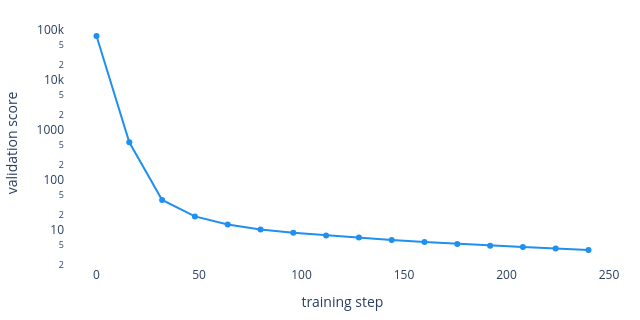

Source (notebook cell):
### Code cell
curve = pd.DataFrame(tracker.records).groupby("step").first()["eval/score"].dropna()

fig = go.Figure(go.Scatter(x=curve.index, y=curve.values, mode="lines+markers", line={"color": "#1f8ff0"}))
fig.update_layout(xaxis_title="training step", yaxis_title="validation score", yaxis_type="log", width=640, height=320,
                  margin={"l": 60, "r": 20, "t": 20, "b": 50}, plot_bgcolor="white")

### Figure 1 — Plotly figure (JSON) as saved in the notebook; plotly's stock layout.template omitted (floating-point values rounded to 4 significant figures)
{"data": [{"line": {"color": "#1f8ff0"}, "mode": "lines+markers", "x": [0, 16, 32, 48, 64, 80, 96, 112, 128, 144, 160, 176, 192, 208, 224, 240], "y": [76390.0, 565.3, 39.38, 18.43, 12.66, 10.11, 8.692, 7.674, 6.952, 6.189, 5.647, 5.172, 4.787, 4.473, 4.188, 3.921], "type": "scatter"}], "layout": {"yaxis": {"title": {"text": "validation score"}, "type": "log"}, "margin": {"l": 60, "r": 20, "t": 20, "b": 50}, "xaxis": {"title": {"text": "training step"}}, "width": 640, "height": 320, "plot_bgcolor": "white"}}
